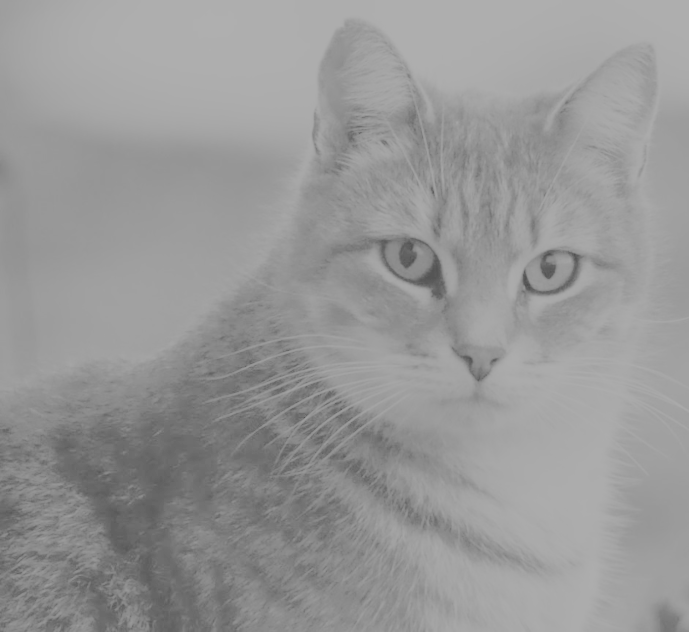
#> input picture Ex02/OtsuThresholding/hello.png, 689 x 632 px
$ python hist_stretching.py
#> lines starting #> are read from the running program, lines starting #| are printed output that depends on the picture
import numpy as np
import cv2
import matplotlib.pyplot as plt

"""
    without percentile
"""


def createHistogram(img):
    histogram = np.zeros([256], np.int32)
    for row in range(img.shape[0]):
        for column in range(img.shape[1]):
            histogram[img[row][column]] += 1
    return histogram


def rescale(img, fmin, fmax):
    new_image = np.zeros(img.shape)
    for row in range(img.shape[0]):
        for column in range(img.shape[1]):
            new_image[row][column] = (img[row][column] - fmin) / (fmax - fmin)
    return new_image


def stretching(img, low, high):
    down_limit = img.shape[0] * img.shape[1] * low / 100
    upper_limit = img.shape[0] * img.shape[1] * high / 100

    arr = sorted(img.flatten(), reverse=0)
    fmin = arr[int(down_limit)]
    fmax = arr[int(upper_limit)]
    print(fmin)
    print(fmax)

    new_image = rescale(img, fmin, fmax)
    return new_image


if __name__ == '__main__':
    img = cv2.imread("hello.png", 0)
#> img is the input picture: shape (632, 689); min 78, max 175, mean 151.1
    fmin = np.min(img.flatten())
#> fmin = 78
    fmax = np.max(img.flatten())
#> fmax = 175
    # print(fmin)
    # print(fmax)

    plt.subplot(1, 3, 1)
    plt.imshow(img, 'gray')
    plt.title('Unfixed')

    fixed_image1 = rescale(img, fmin, fmax)
#> after the loop in rescale, `for row in range(img.shape[0]):`:
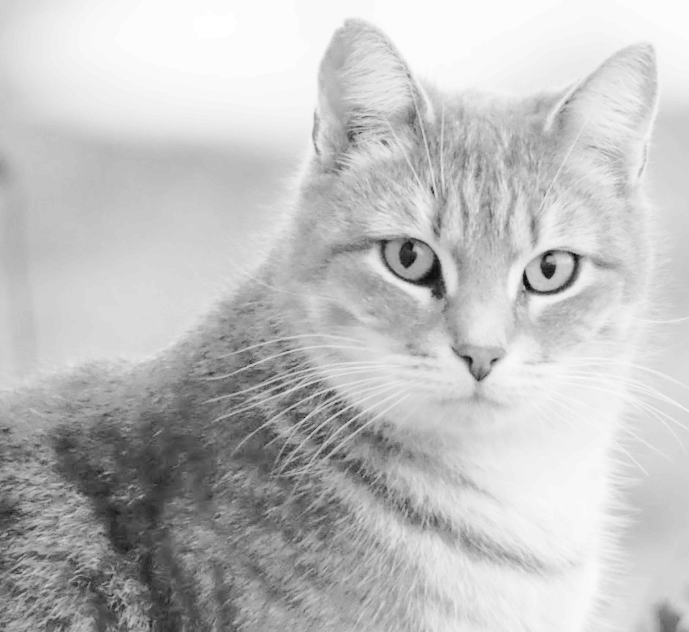
#> new_image: shape (632, 689) float64; min 0, max 1, mean 0.754
    plt.subplot(1, 3, 2)
    plt.imshow(fixed_image1, 'gray')
    plt.title('Fixed')

    fixed_image2 = stretching(img, 10, 90)
#> in stretching, `arr = sorted(img.flatten(), reverse=0)`: arr = 435448 items
#> in stretching, `fmin = arr[int(down_limit)]`: fmin = 122
#> in stretching, `fmax = arr[int(upper_limit)]`: fmax = 172
#| 122
#| 172
#> call 2 of rescale, with fmin = 122, fmax = 172
#> after the loop in rescale (call 2), `for row in range(img.shape[0]):`:
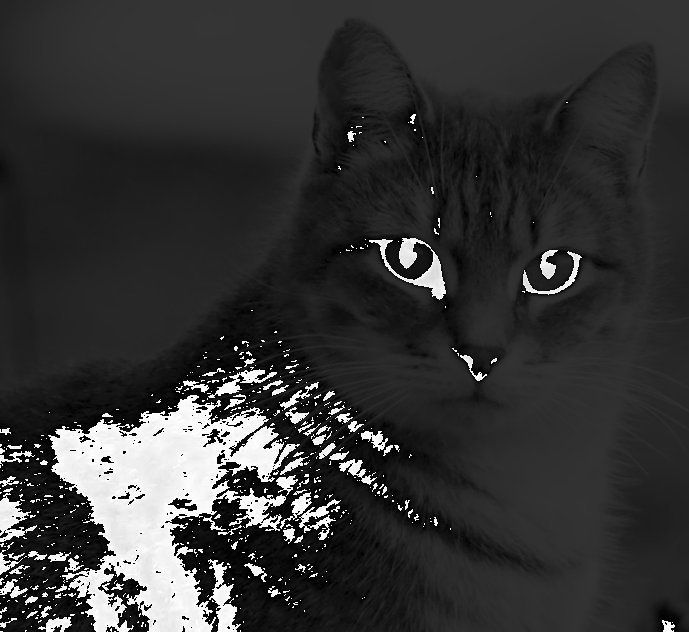
#> new_image: shape (632, 689) float64; min 0, max 5.08, mean 1.06; drawn with min black and max white
    plt.subplot(1, 3, 3)
    plt.imshow(fixed_image2, 'gray')
    plt.title('Percentile')

    plt.show()
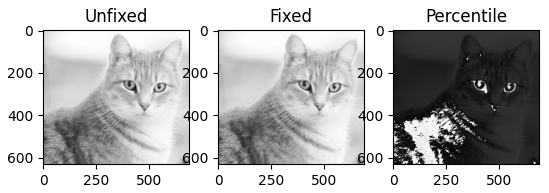
#> figure drawn by matplotlib, 3 panels

    # [5 lines of commented-out code are left out]
